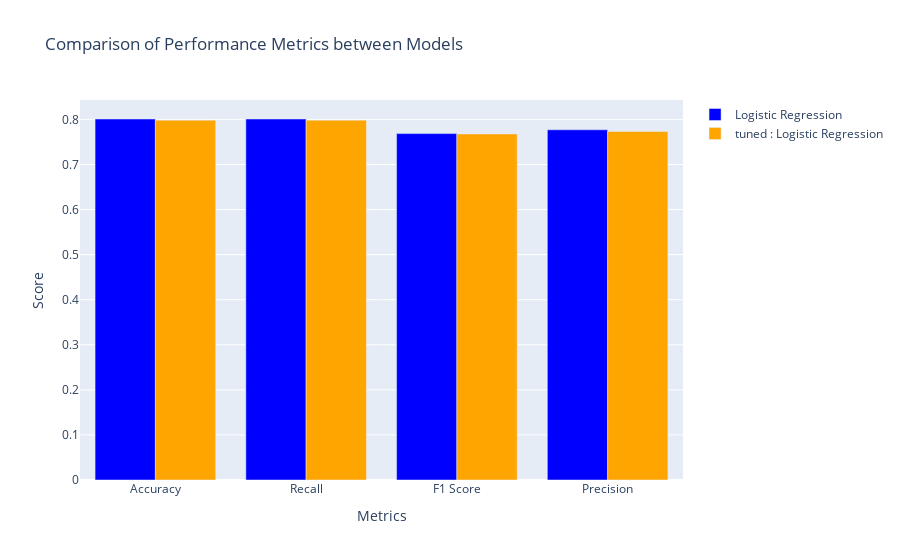

Here is the notebook cell this chart was saved with:
### Code cell
#Barplot comparing metrics before and after tuning for Logistic Regression
import plotly.graph_objects as go

models = list(sc_methods.keys())
mdls = ['Logistic Regression', 'tuned : Logistic Regression']
metrics = list(sc_methods[models[0]].keys())
colors = {'Logistic Regression': 'blue', 'tuned : Logistic Regression': 'orange'}

t = []
for m in mdls:
    val = [sc_methods[m][metric] for metric in metrics]
    trace = go.Bar(x=metrics, y=val, name=m, marker=dict(color=colors[m]))
    t.append(trace)



lay = go.Layout(
    title='Comparison of Performance Metrics between Models',
    xaxis=dict(title='Metrics'),
    yaxis=dict(title='Score'),
    barmode='group'
)

fig = go.Figure(data=t, layout=lay)
pyo.plot(fig, filename='LogisticRegression.html', auto_open=False)
fig.show()

### Figure 1 — Plotly figure (JSON) as saved in the notebook; plotly's stock layout.template omitted (floating-point values rounded to 4 significant figures)
{"data": [{"marker": {"color": "blue"}, "name": "Logistic Regression", "type": "bar", "x": ["Accuracy", "Recall", "F1 Score", "Precision"], "y": [0.8009, 0.8009, 0.7686, 0.7771]}, {"marker": {"color": "orange"}, "name": "tuned : Logistic Regression", "type": "bar", "x": ["Accuracy", "Recall", "F1 Score", "Precision"], "y": [0.7984, 0.7984, 0.7678, 0.7731]}], "layout": {"barmode": "group", "title": {"text": "Comparison of Performance Metrics between Models"}, "xaxis": {"title": {"text": "Metrics"}}, "yaxis": {"title": {"text": "Score"}}}}
